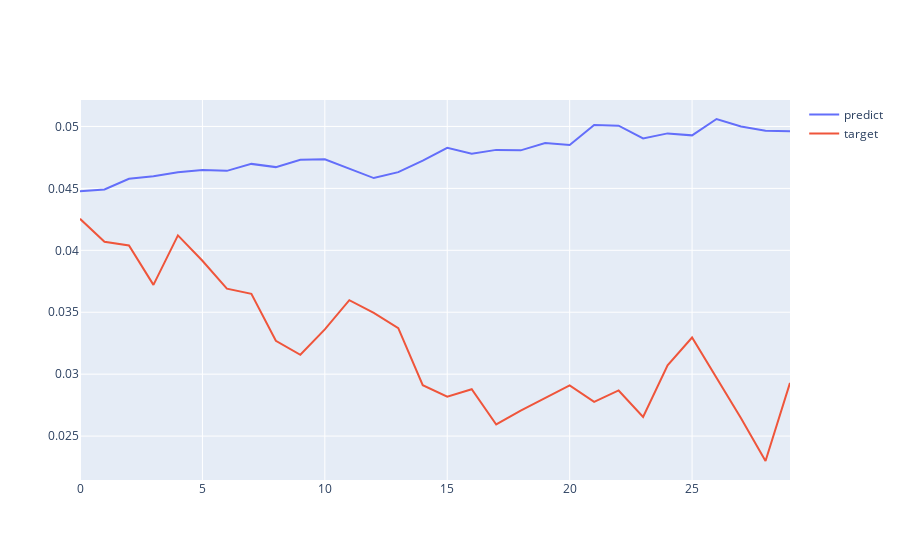

The cell this chart's notebook holds for it:
### Code cell
# 绘制预测数据与目标数据
drawPredictAndTarget(predicts, targets, 2)
